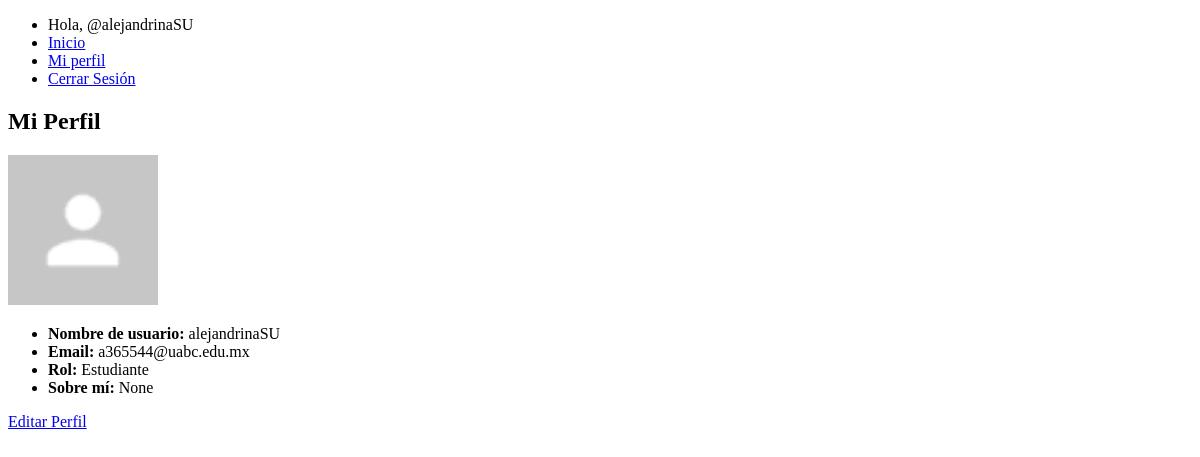
Page /profile/ (signed in) on the earlier database version.
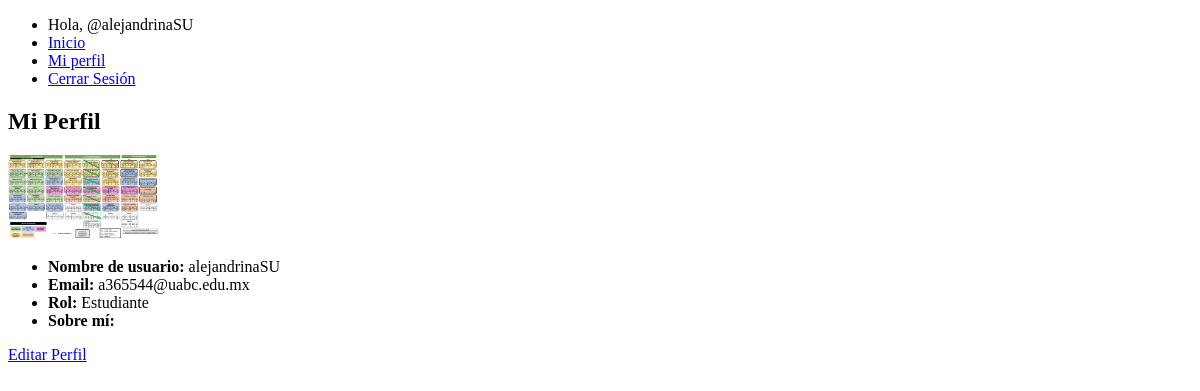
Same page on the later database version.
### webapp/models.py (models this page shows, shortened)
class UsuarioPersonalizado(AbstractUser):
    ROLES = (
        ('Estudiante', 'Estudiante'),
        ('Profesor', 'Profesor')
    )
    rol = models.CharField(max_length=10, choices=ROLES, default='Estudiante')
    sobre_mi = models.TextField(max_length=2000, blank=True, null=True)
    foto_perfil = models.ImageField(upload_to='fotos_perfil/', blank=True, null=True)

### webapp/views.py (the view)
# urls.py: path('profile/', views.ver_perfil, name='ver_perfil'),
@login_required
def ver_perfil(request):
    return render(request, 'perfil.html', {'usuario':request.user})

### webapp/templates/perfil.html
{% extends 'base.html' %}
{% block content %}
<h2>Mi Perfil</h2>
{% if usuario.foto_perfil %}
    <img src="{{ usuario.foto_perfil.url }}" alt="Foto de perfil" width="150">
{% else %}
    <img src="/static/img/default_profile.png" alt="Sin foto de perfil" width="150">
{% endif %}
<ul>
    <li><strong>Nombre de usuario:</strong> {{ usuario.username }}</li>
    <li><strong>Email:</strong> {{ usuario.email }}</li>
    <li><strong>Rol:</strong> {{ usuario.rol }}</li>
    <li><strong>Sobre mí:</strong> {{ usuario.sobre_mi }}</li>
</ul>
<a href="{% url 'editar_perfil' %}">Editar Perfil</a>
{% endblock %}

### webapp/templates/base.html (shortened to what this page needs)
<!DOCTYPE html>
<html lang="es">
<head>
</head>
<body>
    {% if user.is_authenticated %}
    <ul>
        <li>Hola, @{{user.username}} </li>
        <li><a href="/">Inicio</a></li>
        <li><a href="/profile">Mi perfil</a></li>
        <li><a href="/logout">Cerrar Sesión</a></li>
    </ul>
    {% else %}
    <ul>
        <li><a href="/">Inicio</a></li>
        <li><a href="/login">Iniciar Sesion</a></li>
        <li><a href="/signup">Registrarse</a></li>
    </ul>
    {% endif %}
    {% block content %}
    {% endblock %}
</body>
</html>

Differences in the rows shown:
changed UsuarioPersonalizado "alejandrinaSU": foto_perfil: picture added; sobre_mi "None" → (not shown)
